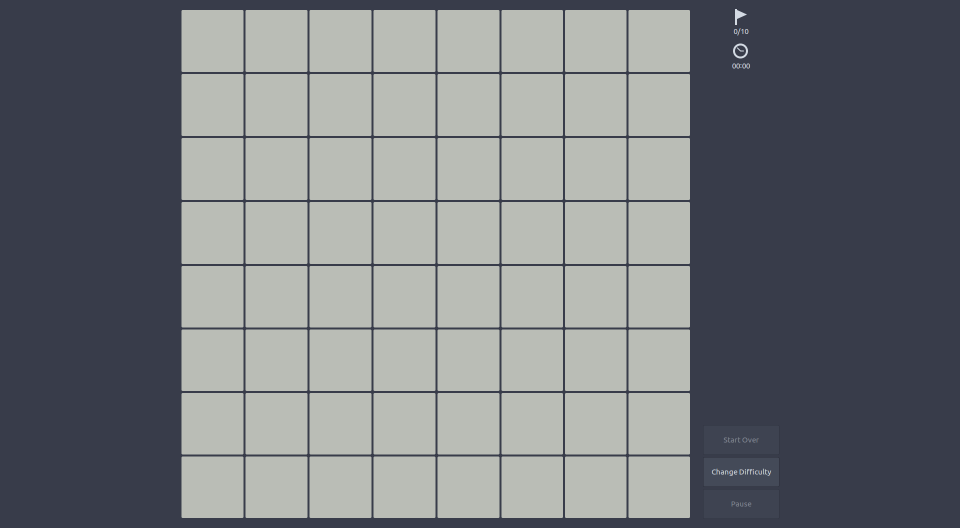
#> input picture PlayingMines/images/image5.png, 1920 x 1056 px (shown at 1/2 size)
$ jupyter execute DetectingGrid.ipynb
#> lines starting #> are read from the running program, lines starting #| are printed output that depends on the picture; after the words box and inside, x2 and y2 are one past the last pixel; in counts of white or black regions, pixels touching at a corner belong together
[cell 1]
import cv2
import matplotlib.pyplot as plt
import numpy as np

[cell 2]
im = cv2.imread('images/image5.png')
#> im is the input picture: shape (1056, 1920, 3); mean B, G, R 126.3, 122.4, 118.8

[cell 3]
plt.imshow(im)

[cell 4]
plt.subplots(figsize=(60, 60))

im_resized = cv2.resize(im, None, fx=1, fy=1)

edged_im= cv2.Canny(im_resized, 10, 10)
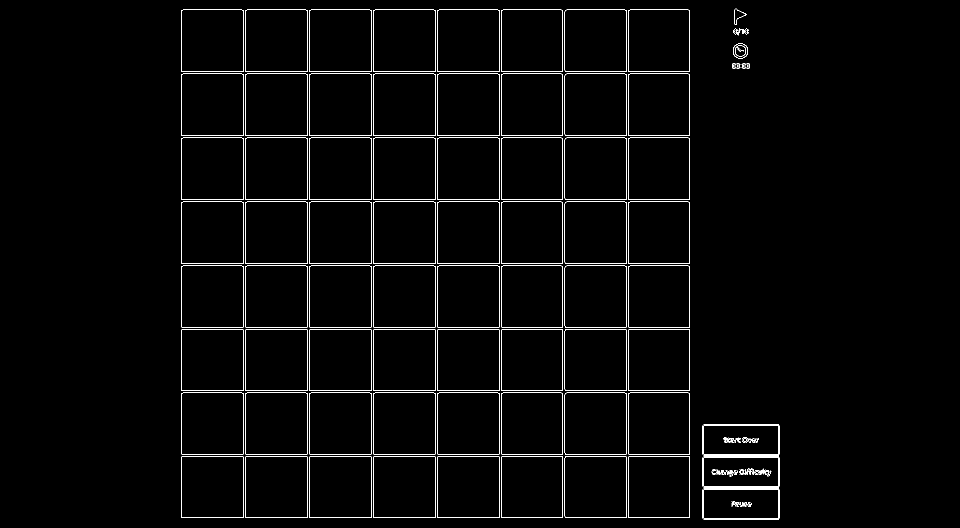
#> edged_im: shape (1056, 1920) (shown at 1/2 size); 1.7% white in thin lines or dots, all inside (x1, y1, x2, y2) = (362, 17, 1560, 1039)

im_bw = cv2.cvtColor(edged_im, cv2.COLOR_BGR2RGB)
im_bw = cv2.cvtColor(im_bw, cv2.COLOR_RGB2GRAY)

cv2.imwrite("im_temp.png", im_bw)

plt.imshow(im_bw)

[cell 5]
row_decided = 500
edge_count = 0
for i in im_bw[row_decided]:
    if i > 0:
        edge_count+=1
#> after the loop, edge_count = 16
print(edge_count)
#| 16

[cell 6]
def grid_info(im_bw):
    row_decided = 500
    col_decided = 500
    row_edges = 0
    col_edges = 0

    row_start = -1
    row_end = -1
    col_start = -1
    col_end = -1

    row_block_size = []
    col_block_size = []

    for i in range(len(im_bw[row_decided])):
        if row_edges == 0:
            row_start = i
        if im_bw[row_decided,i] > 0:
            row_edges += 1
            row_end = i
#> after the loop, row_edges = 16

    for i in range(len(im_bw[:, col_decided])):
        if col_edges == 0:
            col_start = i
        if im_bw[i, col_decided] > 0:
            col_edges += 1
            col_end = i
#> after the loop, col_edges = 16

    width = len(im_bw[0])
#> width = 1920
    height = len(im_bw)
#> height = 1056

    focused_image = im_bw[col_start:col_end, row_start:row_end]
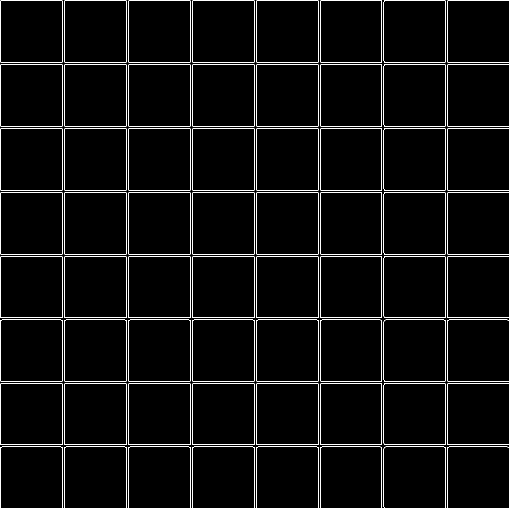
#> focused_image: shape (1016, 1017) (shown at 1/2 size); 2.8% white in thin lines or dots

    final_dict = {'row_edge_count':int(row_edges/2),
                  'col_edge_count':int(col_edges/2),
                  'row_start':row_start,
                  'col_start':col_start,
                  'row_end':row_end,
                  'col_end':col_end,
                  'focused_image':focused_image
                 }
    return final_dict

[cell 7]
def get_blocks(numbers_image, grid_info, blocks_image):
    block_width = len(numbers_image[0])/grid_info['row_edge_count']
    block_height = len(numbers_image)/grid_info['col_edge_count']

    blocks = []

    for i in range(grid_info['col_edge_count']):
        blocks_temp = []
        for j in range(grid_info['row_edge_count']):
            x = i*int(block_width)
            y = j*int(block_height)
            block = numbers_image[x:x+int(block_width), y:y+int(block_height)]
            blocks_temp.append(block)
        blocks.append(blocks_temp)

    plt.subplots(figsize=(20, 20))
    plt.imshow(blocks[6][0])

    print(len(blocks), len(blocks[0]))

    print (block_width, block_height)

[cell 8]
grid_dict = grid_info(im_bw)
#> grid_dict = 7 items
# print(grid_dict)
focused_im = grid_dict['focused_image']
# plt.imshow(focused_im)

numbers_image = cv2.imread('images/image1.png')
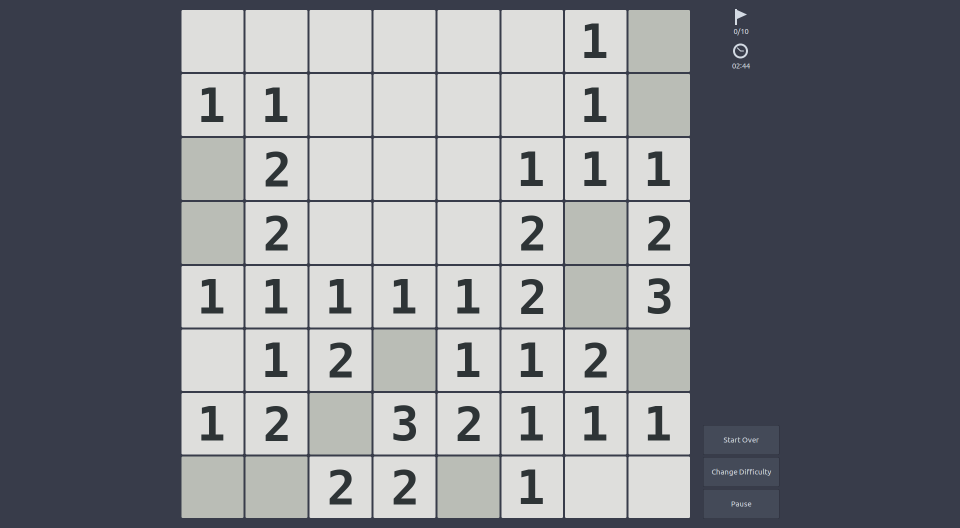
#> input picture PlayingMines/images/image1.png, 1920 x 1056 px (shown at 1/2 size)
#> numbers_image is the input picture: shape (1056, 1920, 3); mean B, G, R 137.1, 131.1, 128.6
numbers_image = numbers_image[grid_dict['col_start']:grid_dict['col_end'], grid_dict['row_start']:grid_dict['row_end']]
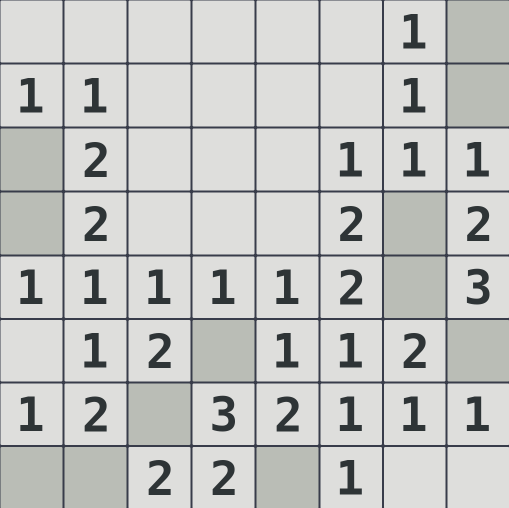
#> numbers_image: shape (1016, 1017, 3) (shown at 1/2 size); mean B, G, R 196.9, 198.7, 197.7

numbers_image = cv2.cvtColor(numbers_image, cv2.COLOR_BGR2RGB)
numbers_image = cv2.cvtColor(numbers_image, cv2.COLOR_RGB2GRAY)
#> numbers_image: shape (1016, 1017)

cv2.imwrite('numbers.png', numbers_image)

plt.imshow(numbers_image)
get_blocks(numbers_image, grid_dict, focused_im)
#> in get_blocks, `block_width = len(numbers_image[0])/grid_info['row_edge_count']`: block_width = 127.1
#> in get_blocks, `block_height = len(numbers_image)/grid_info['col_edge_count']`: block_height = 127
#> after the loop in get_blocks, `for i in range(grid_info['col_edge_count']):`: blocks = 8 items
#| 8 8
#| 127.125 127.0
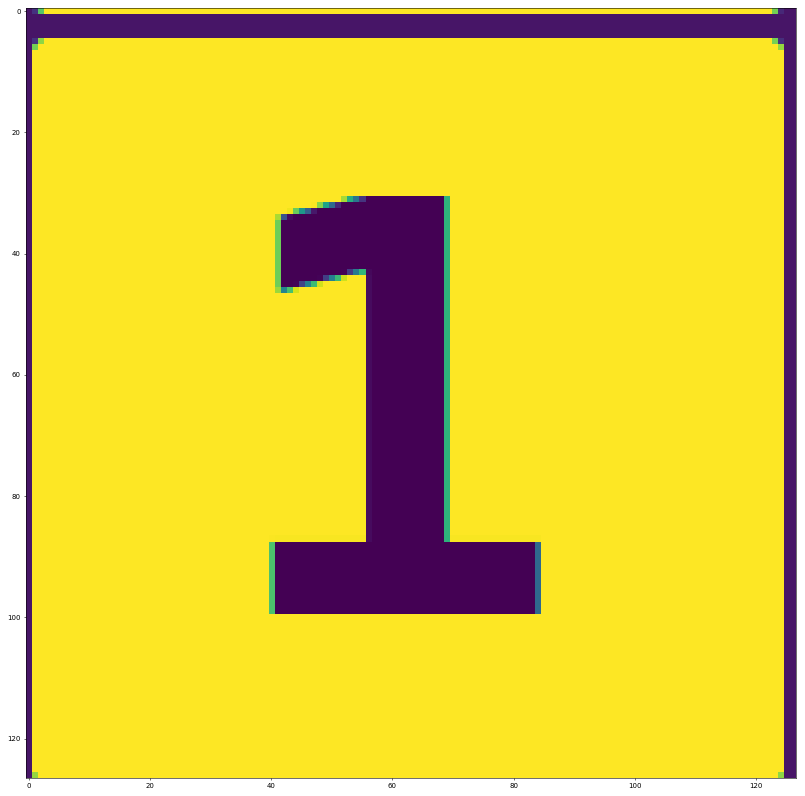
#> figure drawn by matplotlib, 1 panel

[cell 9]
plt.imshow(numbers_image[0:int(len(numbers_image[0])/8),0:int(len(numbers_image)/8)])
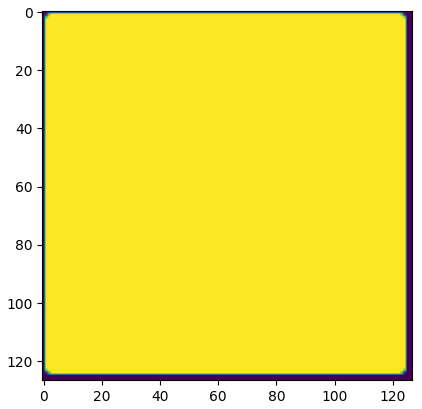
#> figure drawn by matplotlib, 1 panel

[cell 10]
plt.subplots(figsize=(20, 20))
current_center = [len(im_bw[0])/2, len(im_bw)/2]
#> current_center = [960, 528]
new_center = [(grid_dict['row_end'] - grid_dict['row_start'])/2 + grid_dict['row_start'], (grid_dict['col_end']-grid_dict['col_start'])/2 + grid_dict['col_start']]
#> new_center = [870.5, 527]
print(current_center, new_center)
#| [960.0, 528.0] [870.5, 527.0]
m = np.float32([[1, 0, new_center[0] - current_center[0]], [0, 1, new_center[1]-current_center[1]]])
#> m = [[1, 0, -89.5], [0, 1, -1]]
centered_im = cv2.warpAffine(im_bw, m, (len(im_bw[0]), len(im_bw)))
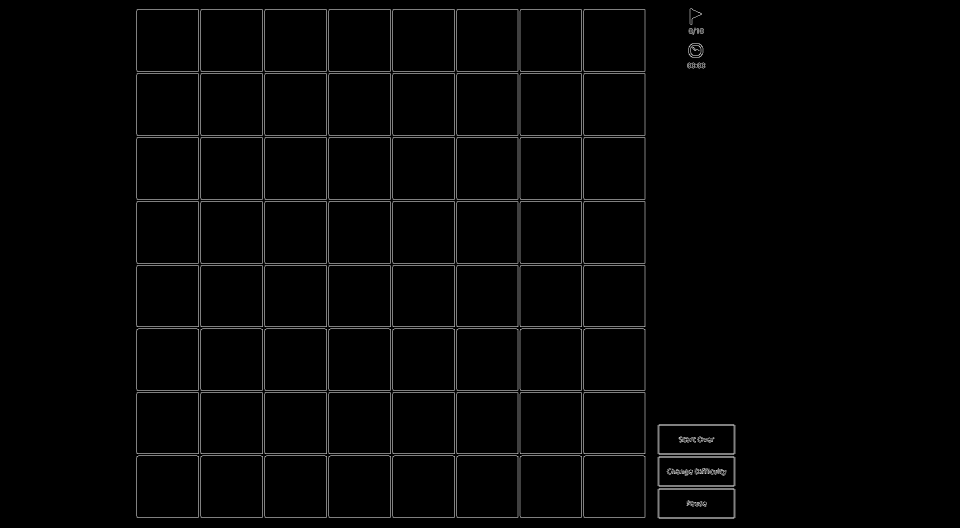
#> centered_im: shape (1056, 1920) (shown at 1/2 size); min 0, max 255, mean 4.5
plt.imshow(
    centered_im
)

[cell 11]
cropped_im = centered_im[grid_dict['row_start']:grid_dict['row_end'], grid_dict['col_start']:grid_dict['col_end']]
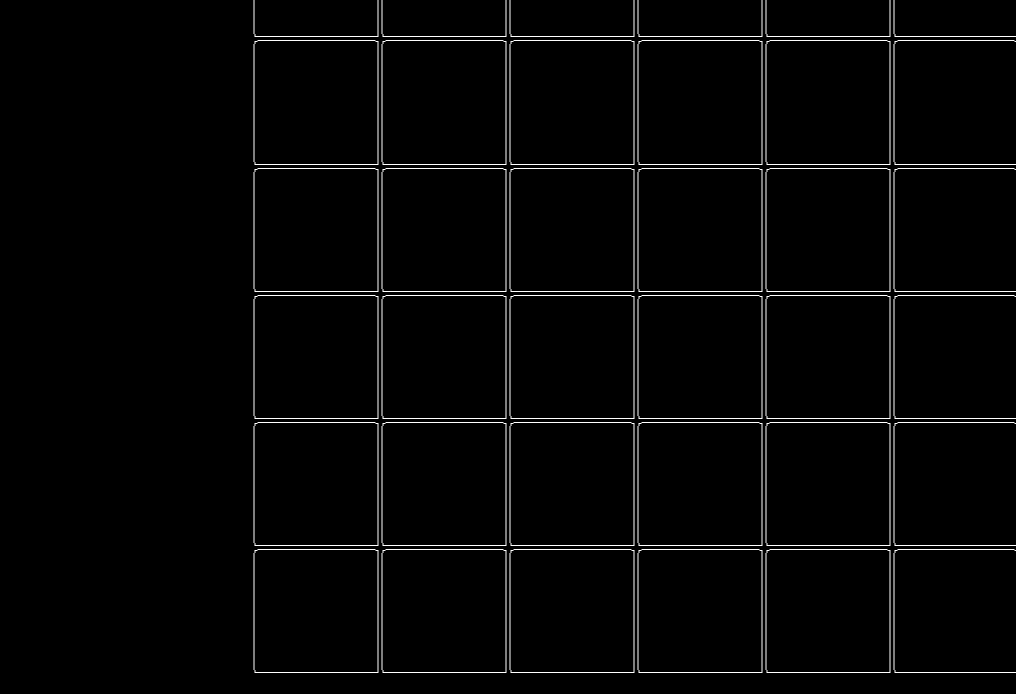
#> cropped_im: shape (694, 1016); min 0, max 255, mean 5.5

[cell 12]
plt.subplots(figsize=(20, 20))
plt.imshow(cropped_im)

[cell 13]
grid_dict['col_start']
#> Out = 19
